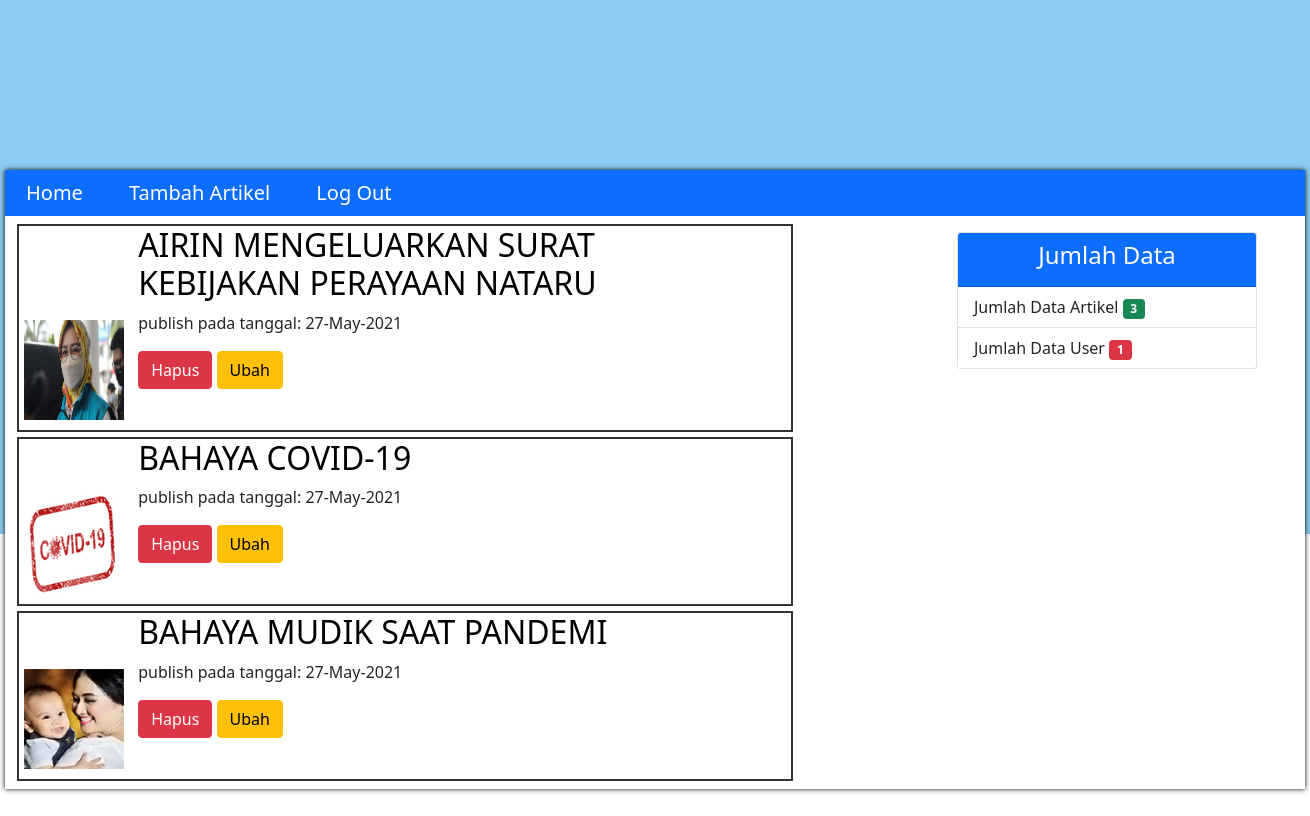
The app's page /admin/index.php with its own data.
### tables this page shows
CREATE TABLE `artikel` (
  `id` int(11) NOT NULL,
  `judul` varchar(255) NOT NULL,
  `tanggal` int(11) NOT NULL,
  `isi` text NOT NULL,
  `gambar` varchar(255) NOT NULL
);

### koneksi.php (called while the page is built, shortened)
<?php
$db = mysqli_connect("localhost","root","","2021");
function query($data){
	global $db;
	$query = mysqli_query($db,$data);
	$row = [];
	while($data = mysqli_fetch_assoc($query)){
		$row[] = $data;
	}
return $row;
}
 ?>

### admin/home.php (the view, shortened to what this page needs)
<div class="container mt-2">
	<?php
$query = query("SELECT * FROM artikel");
 ?>
<div class=" mt-2 mb-2">
	<?php foreach($query as $artikel): ?>
		<div class="artikel">
				<img src="../image/<?= $artikel['gambar']; ?>" class="img" alt="">
			<div class="isi">
				<h2><a href="?adm=view&id=<?= $artikel['id']; ?>" class="text-decoration-none"><?= $artikel['judul']; ?></a></h2>
				<p>publish pada tanggal: <?= date('d-M-Y',$artikel['tanggal']); ?></p>
				<a href="?adm=hapus&id=<?= $artikel['id']; ?>"  onclick="return confirm('Yakin Artikel Ini Dihapus?')"><button class="btn btn-danger">Hapus</button></a>
				<a href="?adm=ubah&id=<?= $artikel['id']; ?>" ><button class="btn btn-warning">Ubah</button></a>
			</div>
		</div>
	<?php endforeach; ?>
</div>
</div>

### admin/index.php (shortened to what this page needs)
<?php
require"../koneksi.php";
$data_artikel = query("SELECT * FROM artikel");
$data_user = query("SELECT * FROM user");
?>
<!DOCTYPE html>
<html lang="en">
<head>
	<link rel="stylesheet" href="../asset/css/bootstrap.css">
	<link rel="stylesheet" href="../my.css">
</head>
<body>
<div id="page">
	<nav class="navbar navbar-dark bg-primary p-0">
		<div class="HL">
			<a href="index.php" class="nav-link text-white">Home</a>
			<a href="?adm=tambah#pos" class="nav-link text-white">Tambah Artikel</a>
			<a href="?adm=logout#pos" class="nav-link text-white">Log Out</a>
		</div>
	</nav>
	<div class="main">
		<?php if (isset($_GET['adm'])) {
			require $_GET['adm'].".php";
		}else{
			require "home.php";
		} ?>
	</div>
	<aside class="card mt-3 me-5">
 			<div class="card-header bg-primary text-white">
 				<h4 class="text-center">Jumlah Data</h4>
 			</div>
 			<ul class="list-group list-group-flush">
 				<li class="list-group-item">
 					Jumlah Data Artikel <span class="badge bg-success"><?= count($data_artikel); ?></span>
 				</li>
 				<li class="list-group-item">
 					Jumlah Data User <span class="badge bg-danger"><?= count($data_user); ?></span>
 				</li>
 			</ul>
 		</aside>
</div>
</body>
</html>

### my.css (style rules this page uses)
body { background-image: url(img/bg3.jpg); background-repeat: repeat; width: 100%; }
#page { box-shadow: 0 0 5px black; width: 1300px; margin: 170px auto; background-color: #fff; }
.main { width: 800px; display: inline-block; }
.img { width: 100px; height: 100px; margin: 10px 0 10px 0; margin-left: 5px; display: inline-block; }
aside { float: right; width: 300px; }
.isi { width: 80%; margin-left: 10px; height: 130px; display: inline-block; margin-bottom: 8px; }
.isi a { color: black; }
.artikel { position: relative; margin-bottom: 5px; border: 2px solid #333; }
.HL a { font-size: 20px; display: inline-block; margin:0 5px 0 5px; }

### records on screen
artikel: gambar (picture), judul "AIRIN MENGELUARKAN SURAT KEBIJAKAN PERAYAAN NATARU", tanggal "27-May-2021"
artikel: gambar (picture), judul "BAHAYA COVID-19", tanggal "27-May-2021"
artikel: gambar (picture), judul "BAHAYA MUDIK SAAT PANDEMI", tanggal "27-May-2021"

### other values on screen
count($data_artikel) "3"
count($data_user) "1"
